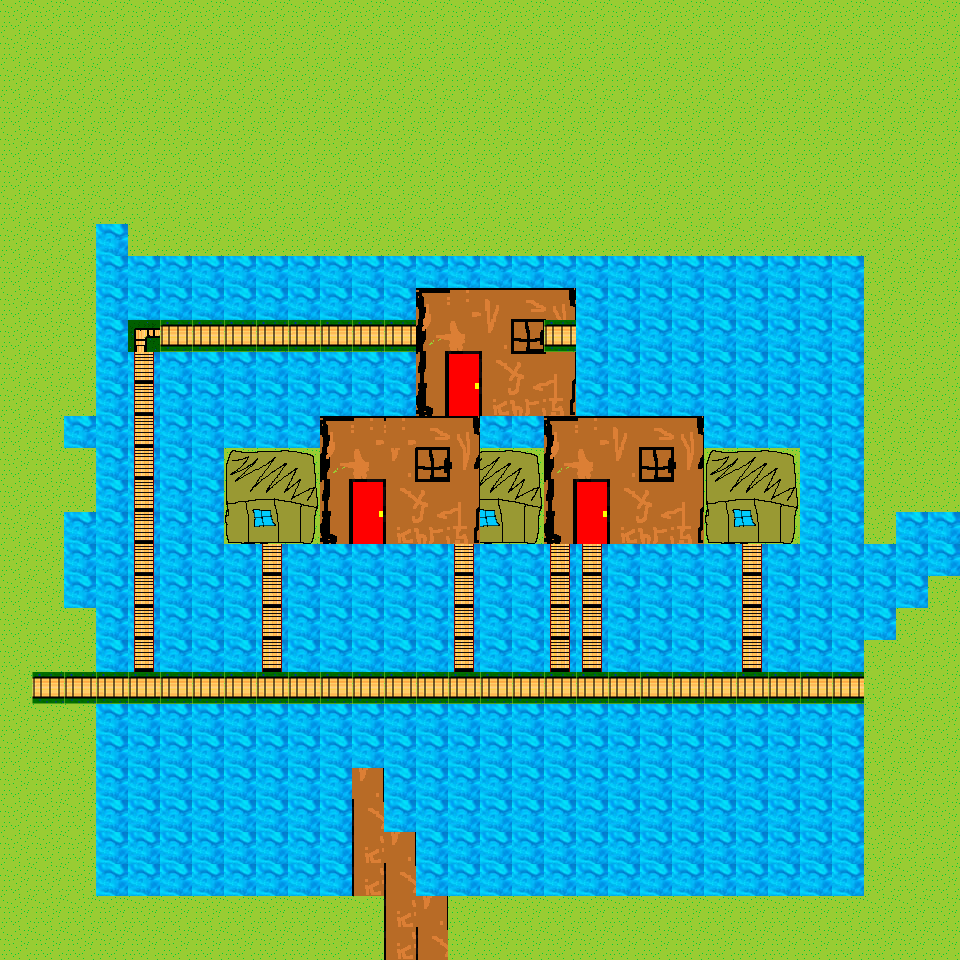

Tiled map render using the project's own tile images. Description and the map definition, with tile-layer contents summarised, below:
An orthogonal 30x30 tile map with 32x32 px tiles, 2 tile layers (ground, collision).

<map version="1.0" tiledversion="1.0.3" orientation="orthogonal" renderorder="right-down" width="30" height="30" tilewidth="32" tileheight="32" nextobjectid="1">
 <tileset firstgid="1" name="tiles" tilewidth="32" tileheight="32" tilecount="400" columns="20">
  <image source="../../../images/tiles/tiles.png" width="640" height="640" />
  <tile id="1">
   <properties>
    <property name="type" value="grass" />
   </properties>
  </tile>
  <tile id="2">
   <properties>
    <property name="type" value="dirt" />
   </properties>
  </tile>
  <tile id="3">
   <properties>
    <property name="type" value="sand" />
   </properties>
  </tile>
  <tile id="4">
   <properties>
    <property name="type" value="water" />
   </properties>
  </tile>
  <tile id="5">
   <properties>
    <property name="type" value="rock" />
   </properties>
  </tile>
  <tile id="6">
   <properties>
    <property name="type" value="road" />
   </properties>
  </tile>
  <tile id="7">
   <properties>
    <property name="type" value="desert" />
   </properties>
  </tile>
  <tile id="10">
   <properties>
    <property name="type" value="impassable" />
   </properties>
  </tile>
  <tile id="11">
   <properties>
    <property name="type" value="bridge" />
   </properties>
  </tile>
  <tile id="12">
   <properties>
    <property name="type" value="bridge" />
   </properties>
  </tile>
  <tile id="13">
   <properties>
    <property name="type" value="bridge" />
   </properties>
  </tile>
  <tile id="14">
   <properties>
    <property name="type" value="bridge" />
   </properties>
  </tile>
  <tile id="15">
   <properties>
    <property name="type" value="bridge" />
   </properties>
  </tile>
  <tile id="16">
   <properties>
    <property name="type" value="bridge" />
   </properties>
  </tile>
  <tile id="17">
   <properties>
    <property name="type" value="bridge" />
   </properties>
  </tile>
  <tile id="20">
   <properties>
    <property name="type" value="impassable" />
   </properties>
  </tile>
  <tile id="21">
   <properties>
    <property name="type" value="impassable" />
   </properties>
  </tile>
  <tile id="40">
   <properties>
    <property name="type" value="impassable" />
   </properties>
  </tile>
  <tile id="41">
   <properties>
    <property name="type" value="impassable" />
   </properties>
  </tile>
  <tile id="60">
   <properties>
    <property name="type" value="impassable" />
   </properties>
  </tile>
  <tile id="61">
   <properties>
    <property name="type" value="impassable" />
   </properties>
  </tile>
  <tile id="80">
   <properties>
    <property name="type" value="impassable" />
   </properties>
  </tile>
  <tile id="81">
   <properties>
    <property name="type" value="impassable" />
   </properties>
  </tile>
  <tile id="120">
   <properties>
    <property name="type" value="impassable" />
   </properties>
  </tile>
  <tile id="121">
   <properties>
    <property name="type" value="impassable" />
   </properties>
  </tile>
  <tile id="122">
   <properties>
    <property name="type" value="impassable" />
   </properties>
  </tile>
  <tile id="140">
   <properties>
    <property name="type" value="impassable" />
   </properties>
  </tile>
  <tile id="141">
   <properties>
    <property name="type" value="impassable" />
   </properties>
  </tile>
  <tile id="143">
   <properties>
    <property name="type" value="impassable" />
   </properties>
  </tile>
  <tile id="160">
   <properties>
    <property name="type" value="impassable" />
   </properties>
  </tile>
  <tile id="161">
   <properties>
    <property name="type" value="impassable" />
   </properties>
  </tile>
  <tile id="162">
   <properties>
    <property name="type" value="impassable" />
   </properties>
  </tile>
  <tile id="163">
   <properties>
    <property name="type" value="impassable" />
   </properties>
  </tile>
  <tile id="164">
   <properties>
    <property name="type" value="impassable" />
   </properties>
  </tile>
  <tile id="165">
   <properties>
    <property name="type" value="impassable" />
   </properties>
  </tile>
  <tile id="166">
   <properties>
    <property name="type" value="impassable" />
   </properties>
  </tile>
  <tile id="167">
   <properties>
    <property name="type" value="impassable" />
   </properties>
  </tile>
  <tile id="168">
   <properties>
    <property name="type" value="impassable" />
   </properties>
  </tile>
  <tile id="169">
   <properties>
    <property name="type" value="impassable" />
   </properties>
  </tile>
  <tile id="170">
   <properties>
    <property name="type" value="impassable" />
   </properties>
  </tile>
  <tile id="171">
   <properties>
    <property name="type" value="impassable" />
   </properties>
  </tile>
  <tile id="172">
   <properties>
    <property name="type" value="impassable" />
   </properties>
  </tile>
  <tile id="173">
   <properties>
    <property name="type" value="impassable" />
   </properties>
  </tile>
  <tile id="180">
   <properties>
    <property name="type" value="impassable" />
   </properties>
  </tile>
  <tile id="181">
   <properties>
    <property name="type" value="impassable" />
   </properties>
  </tile>
  <tile id="182">
   <properties>
    <property name="type" value="impassable" />
   </properties>
  </tile>
  <tile id="183">
   <properties>
    <property name="type" value="impassable" />
   </properties>
  </tile>
  <tile id="184">
   <properties>
    <property name="type" value="impassable" />
   </properties>
  </tile>
  <tile id="185">
   <properties>
    <property name="type" value="impassable" />
   </properties>
  </tile>
  <tile id="186">
   <properties>
    <property name="type" value="impassable" />
   </properties>
  </tile>
  <tile id="187">
   <properties>
    <property name="type" value="impassable" />
   </properties>
  </tile>
  <tile id="188">
   <properties>
    <property name="type" value="impassable" />
   </properties>
  </tile>
  <tile id="189">
   <properties>
    <property name="type" value="impassable" />
   </properties>
  </tile>
  <tile id="190">
   <properties>
    <property name="type" value="impassable" />
   </properties>
  </tile>
  <tile id="191">
   <properties>
    <property name="type" value="impassable" />
   </properties>
  </tile>
  <tile id="192">
   <properties>
    <property name="type" value="impassable" />
   </properties>
  </tile>
  <tile id="193">
   <properties>
    <property name="type" value="impassable" />
   </properties>
  </tile>
  <tile id="200">
   <properties>
    <property name="type" value="impassable" />
   </properties>
  </tile>
  <tile id="201">
   <properties>
    <property name="type" value="impassable" />
   </properties>
  </tile>
  <tile id="202">
   <properties>
    <property name="type" value="impassable" />
   </properties>
  </tile>
  <tile id="203">
   <properties>
    <property name="type" value="impassable" />
   </properties>
  </tile>
  <tile id="204">
   <properties>
    <property name="type" value="impassable" />
   </properties>
  </tile>
  <tile id="205">
   <properties>
    <property name="type" value="impassable" />
   </properties>
  </tile>
  <tile id="206">
   <properties>
    <property name="type" value="impassable" />
   </properties>
  </tile>
  <tile id="207">
   <properties>
    <property name="type" value="impassable" />
   </properties>
  </tile>
  <tile id="208">
   <properties>
    <property name="type" value="impassable" />
   </properties>
  </tile>
  <tile id="209">
   <properties>
    <property name="type" value="impassable" />
   </properties>
  </tile>
  <tile id="210">
   <properties>
    <property name="type" value="impassable" />
   </properties>
  </tile>
  <tile id="211">
   <properties>
    <property name="type" value="impassable" />
   </properties>
  </tile>
  <tile id="212">
   <properties>
    <property name="type" value="impassable" />
   </properties>
  </tile>
  <tile id="213">
   <properties>
    <property name="type" value="impassable" />
   </properties>
  </tile>
 </tileset>
 <layer name="ground" width="30" height="30">
  <properties>
   <property name="type" value="SPRITE_NONE" />
  </properties>
  <data>[900 cells, 900 non-empty, 1 distinct tile ids]</data>
 </layer>
 <layer name="collision" width="30" height="30">
  <properties>
   <property name="type" value="SPRITE_NONE" />
  </properties>
  <data>[900 cells, 499 non-empty, 33 distinct tile ids]</data>
 </layer>
</map>
